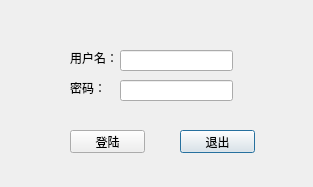
<?xml version="1.0" encoding="UTF-8"?>
<ui version="4.0">
 <class>Dialog</class>
 <widget class="QDialog" name="Dialog">
  <property name="geometry">
   <rect>
    <x>0</x>
    <y>0</y>
    <width>313</width>
    <height>187</height>
   </rect>
  </property>
  <property name="windowTitle">
   <string>Dialog</string>
  </property>
  <widget class="QPushButton" name="pushButton_2">
   <property name="geometry">
    <rect>
     <x>180</x>
     <y>130</y>
     <width>75</width>
     <height>23</height>
    </rect>
   </property>
   <property name="text">
    <string>退出</string>
   </property>
  </widget>
  <widget class="QLabel" name="label_2">
   <property name="geometry">
    <rect>
     <x>70</x>
     <y>80</y>
     <width>53</width>
     <height>15</height>
    </rect>
   </property>
   <property name="text">
    <string>密码：</string>
   </property>
  </widget>
  <widget class="QLineEdit" name="lineEditPwd">
   <property name="geometry">
    <rect>
     <x>120</x>
     <y>80</y>
     <width>113</width>
     <height>21</height>
    </rect>
   </property>
  </widget>
  <widget class="QPushButton" name="pushButton">
   <property name="geometry">
    <rect>
     <x>70</x>
     <y>130</y>
     <width>75</width>
     <height>23</height>
    </rect>
   </property>
   <property name="text">
    <string>登陆</string>
   </property>
  </widget>
  <widget class="QLineEdit" name="lineEditName">
   <property name="geometry">
    <rect>
     <x>120</x>
     <y>50</y>
     <width>113</width>
     <height>21</height>
    </rect>
   </property>
  </widget>
  <widget class="QLabel" name="label">
   <property name="geometry">
    <rect>
     <x>70</x>
     <y>50</y>
     <width>53</width>
     <height>15</height>
    </rect>
   </property>
   <property name="text">
    <string>用户名：</string>
   </property>
  </widget>
 </widget>
 <resources/>
 <connections/>
</ui>
